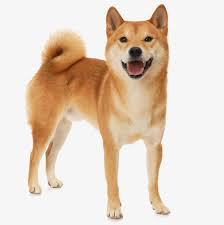
#> input picture 3. Different Colors/content_cc_dog1.png, 224 x 225 px
$ python color_change.py   (older library calls are emulated)
#> lines starting #> are read from the running program, lines starting #| are printed output that depends on the picture; after the words box and inside, x2 and y2 are one past the last pixel; in counts of white or black regions, pixels touching at a corner belong together

# Python program to read image

# Import cv2 module
import cv2

# Reads the image
img = cv2.imread('content_cc_dog1.png')
#> img is the input picture: shape (225, 224, 3); mean B, G, R 196.9, 212.5, 228.4

# Shows the image
font = cv2.FONT_HERSHEY_PLAIN
cv2.putText(img, 'Original Image', (10,20), font, 0.8, (0, 255, 0), 1, cv2.LINE_AA)
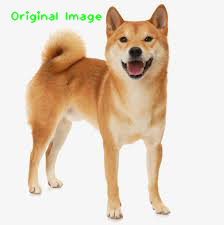
#> img: shape (225, 224, 3); 1.16% of pixels changed, all inside (x1, y1, x2, y2) = (10, 11, 103, 24)
cv2.imshow('image', img)
cv2.waitKey(0)

# Convert to YCrCb color space
img = cv2.cvtColor(img, cv2.COLOR_BGR2YCrCb)
#> img: shape (225, 224, 3); mean of channels 0, 1, 2 215, 136.7, 117.1

# Shows the image
cv2.putText(img, 'YCrCb color space', (10,20), font, 0.8, (0, 255, 0), 1, cv2.LINE_AA)
#> img: shape (225, 224, 3); mean of channels 0, 1, 2 213.9, 137.5, 116.5
cv2.imshow('image', img)
cv2.waitKey(0)

# Convert to HSV color space
img = cv2.cvtColor(img, cv2.COLOR_BGR2HSV)
#> img: shape (225, 224, 3); mean H, S, V 109.1, 120.8, 220.6
# Shows the image
cv2.putText(img, 'HSV color space', (10,20), font, 0.8, (0, 255, 0), 1, cv2.LINE_AA)
#> img: shape (225, 224, 3); mean H, S, V 108.6, 121.2, 219.6
cv2.imshow('image', img)

cv2.waitKey(0)

# Converts to LAB color space
img = cv2.cvtColor(img, cv2.COLOR_BGR2LAB)
#> img: shape (225, 224, 3); mean of channels 0, 1, 2 158.3, 164.5, 151.9

# Shows the image
cv2.putText(img, 'LAB color space', (10,20), font, 0.8, (0, 255, 0), 1, cv2.LINE_AA)
#> img: shape (225, 224, 3); mean of channels 0, 1, 2 157.3, 165.3, 151
cv2.imshow('image', img)

cv2.waitKey(0)

laplacian = cv2.Laplacian(img, cv2.CV_64F)
#> laplacian: shape (225, 224, 3) float64; mean of channels 0, 1, 2 0, 0, 0
cv2.putText(img, 'EdgeMap color space', (10,20), font, 0.8, (0, 255, 0), 1, cv2.LINE_AA)
#> img: shape (225, 224, 3); mean of channels 0, 1, 2 156.3, 166, 150
cv2.imshow('EdgeMap', laplacian)
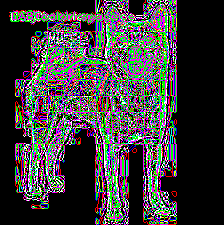
#> window 'EdgeMap': shape (225, 224, 3); mean B, G, R 60.5, 59, 61.7

cv2.waitKey(0)

cv2.destroyAllWindows()

$ run again, with 3. Different Colors/1.FaceRecognition.png copied over 3. Different Colors/content_cc_dog1.png
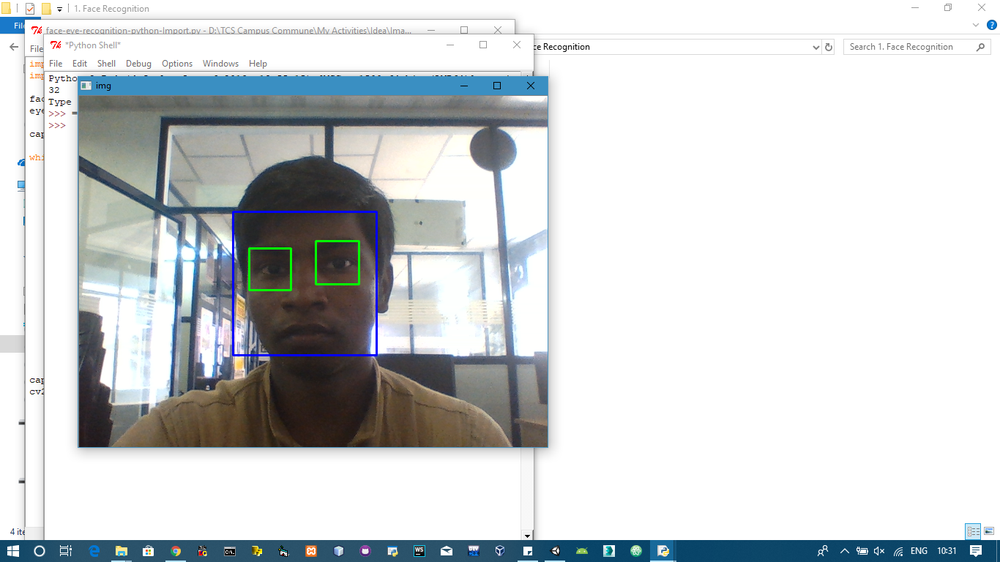
#> input picture 3. Different Colors/1.FaceRecognition.png, 1000 x 562 px, shrunk from 1366 x 768 before the run
#> img is the input picture: shape (562, 1000, 3); mean B, G, R 212, 210.5, 207.1
#> `cv2.putText(img, 'Original Image', (10,20), font, 0.8, (0, 255, 0), 1,..`:
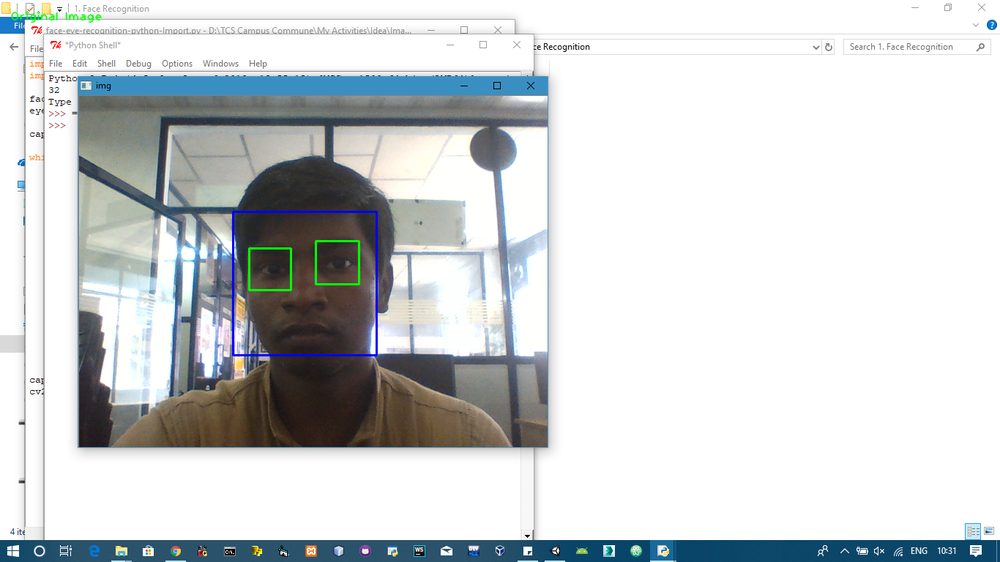
#> img: shape (562, 1000, 3); 0.1% of pixels changed, all inside (x1, y1, x2, y2) = (10, 11, 103, 24)
#> laplacian: shape (562, 1000, 3) float64; mean of channels 0, 1, 2 0, 0, 0
#> `cv2.imshow('EdgeMap', laplacian)`:
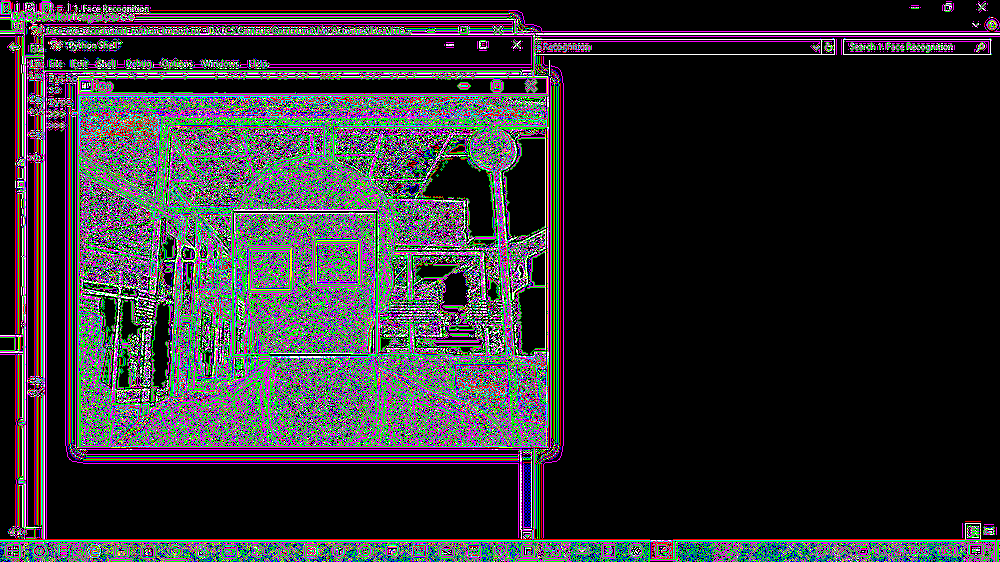
#> window 'EdgeMap': shape (562, 1000, 3); mean B, G, R 49.7, 46.4, 47.3

$ run again, with 3. Different Colors/2.ColoChange (1).png copied over 3. Different Colors/content_cc_dog1.png
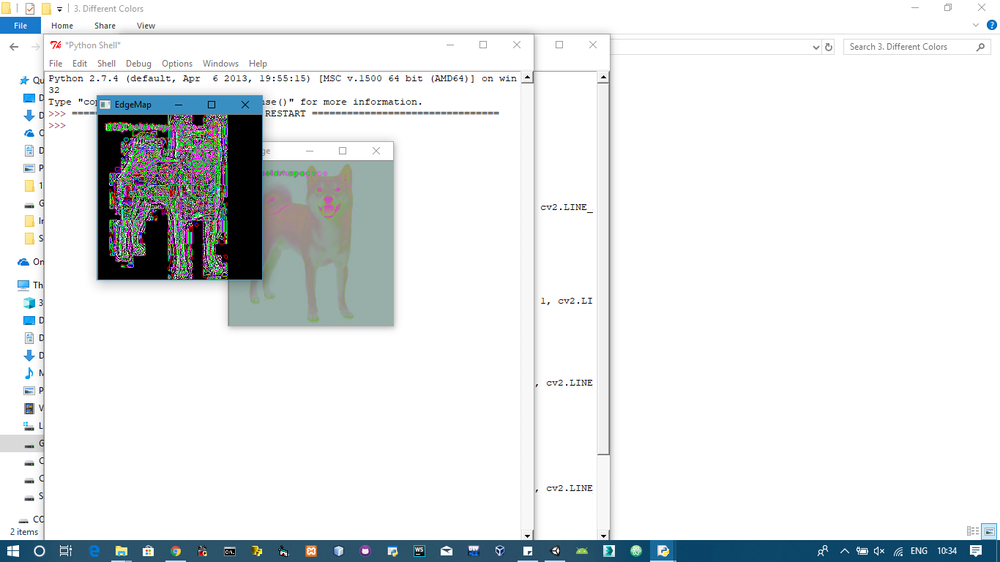
#> input picture 3. Different Colors/2.ColoChange (1).png, 1000 x 562 px, shrunk from 1366 x 768 before the run
#> img is the input picture: shape (562, 1000, 3); mean B, G, R 232.2, 231.1, 228.2
#> `cv2.putText(img, 'Original Image', (10,20), font, 0.8, (0, 255, 0), 1,..`:
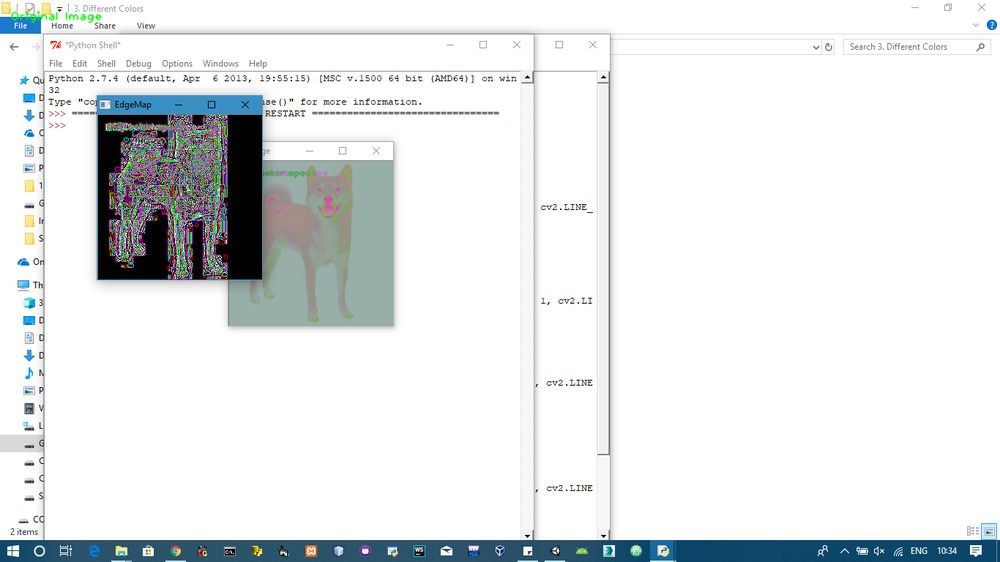
#> img: shape (562, 1000, 3); 0.1% of pixels changed, all inside (x1, y1, x2, y2) = (10, 11, 103, 24)
#> laplacian: shape (562, 1000, 3) float64; mean of channels 0, 1, 2 0, 0, 0
#> `cv2.imshow('EdgeMap', laplacian)`:
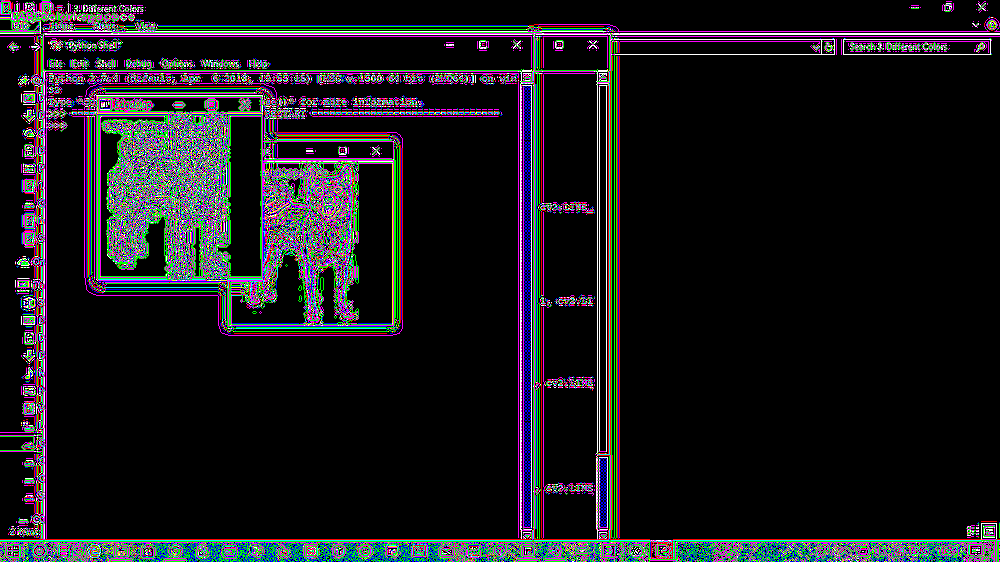
#> window 'EdgeMap': shape (562, 1000, 3); mean B, G, R 27.3, 24, 24.7
